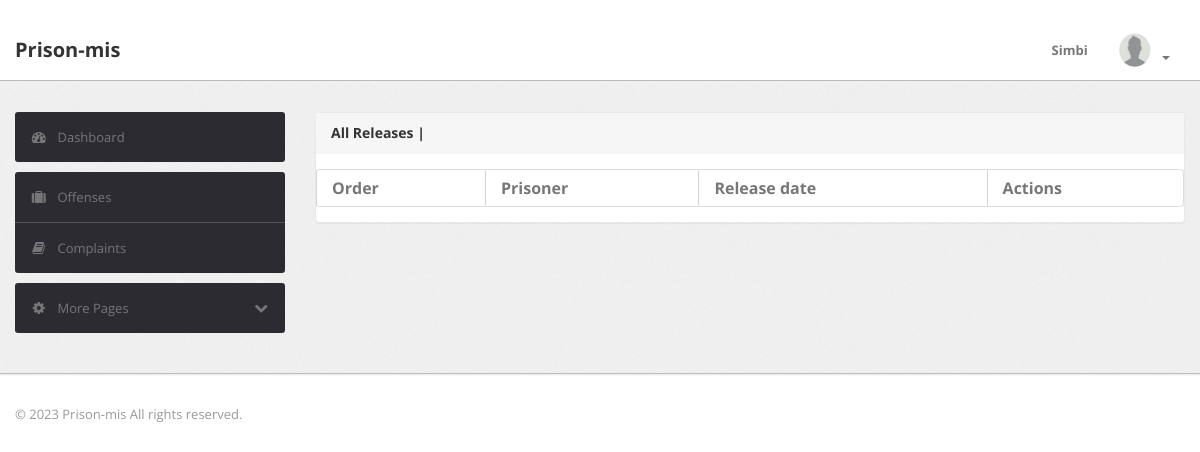
Page /prisoners/releases/ (signed in) on the earlier database version.
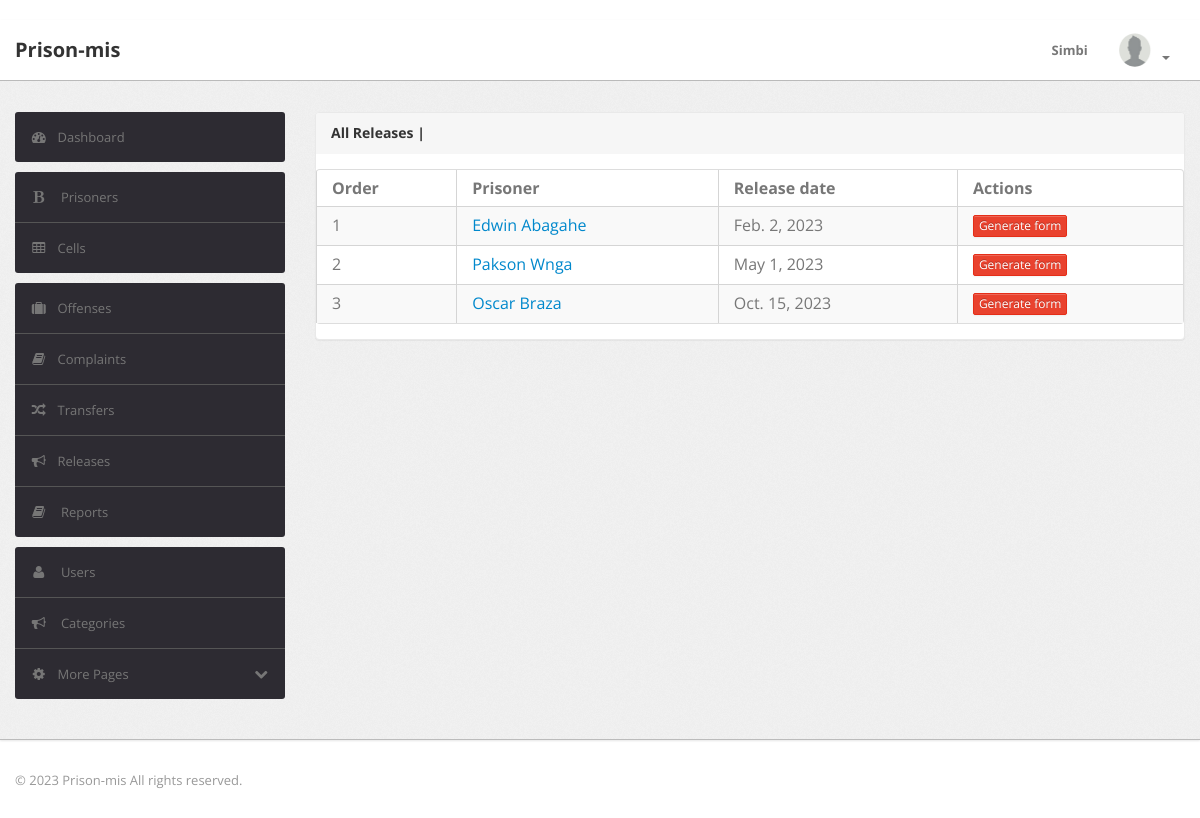
Same page on the later database version.
### prisoners_app/models.py (models this page shows)
class Prisoner(models.Model):
    firstname = models.CharField(max_length=30, default='None')
    lastname = models.CharField(max_length=30, default='None')
    email = models.EmailField(null=True,blank=True)
    identification = models.IntegerField(max_length=16)
    phone = models.IntegerField(null=True,blank=True)
    crime = models.ForeignKey(Crime, on_delete=models.SET_NULL,null=True)
    cell = models.ForeignKey(Cell, on_delete=models.SET_NULL,null=True,blank=True)
    entry_date = models.DateField()
    release_date = models.DateField(null=True, blank=True)
    marital_status = models.TextField(max_length=10, choices = MARITAL_CHOICES)
    gender = models.TextField(max_length=10, choices = GENDER_CHOICES)
    address = models.CharField(max_length=20)
    status = models.CharField(max_length=10,choices=PRISONER_STATUS_CHOICES,default="INMATE",blank=True)
    photo = models.ImageField(upload_to='photos/', default='avatar.png')
    def __str__(self):
        return str(self.firstname + ' ' + self.lastname)

### prisoners_app/views.py (the view, shortened to what this page needs)
# urls.py: path('releases/',releases_view,name='releases'),
@login_required
def releases_view(request):
    releases = Release.objects.all()
    all_prisoners = Prisoner.objects.all()
    today = datetime.date.today()
    today_yr = today.year
    print(today_yr)
    prisoners = []
    for prisoner in all_prisoners:
        if prisoner.release_date is not None:
            year = prisoner.release_date.year
            if year == today_yr:
                prisoners.append(prisoner)
    context = {'releases':releases,'prisoners':prisoners}
    return render(request,'releases.html',context)

### prisoners_app/templates/releases.html (shortened to what this page needs)
{% extends 'base1.html' %}
{% load crispy_forms_tags %}
{% load static %}
{% block content %}
<div class="module">
    <div class="module-head">
        <h3>
            <span>All Releases |{{prisoners.count}}</span>
        </h3>
    </div>
    <div class="module-body table">
        <table cellpadding="0" cellspacing="0" border="0" class="datatable-1 table table-bordered table-striped	 display" width="100%">
            <thead>
                <tr>
                    <th>Order</th>
                    <th>Prisoner</th>
                    <th>Release date</th>
                    <th>Actions</th>
                </tr>
            </thead>
            <tbody>
                {% for prisoner in prisoners %}
                <tr>
                    <td>{{forloop.counter}}</td>
                    <td><a href="{% url 'prisoner_details' prisoner.id %}">{{prisoner}}</a></td>
                    <td>{{prisoner.release_date}}</td>
                    <td class="center">
                        <a class="btn btn-xs btn-danger modal_delete" data-toggle="modal" data-target="#deletemodal" data-url="{% url 'release_form' prisoner.id %}" >Generate form</a>
                    </td>
                </tr>
                {% endfor %}
            </tbody>
        </table>
    </div>
</div>
{% endblock %}

### templates/base1.html (shortened to what the changed rows need)
{% load crispy_forms_tags %}
{% load static %}
<!DOCTYPE html>
<html lang="en">
    <head>
        <link type="text/css" href="{% static 'bootstrap/css/bootstrap.min.css' %}" rel="stylesheet">
        <link type="text/css" href="{% static 'bootstrap/css/bootstrap-responsive.min.css' %}" rel="stylesheet">
        <link type="text/css" href="{% static 'css/theme.css' %}" rel="stylesheet">
        <link type="text/css" href="{% static 'css/columns.css' %}" rel="stylesheet">
        <link type="text/css" href="{% static 'css/forms.css' %}" rel="stylesheet">
        <link type="text/css" href="{% static 'images/icons/css/font-awesome.css' %}" rel="stylesheet">
    </head>
    <body>
        <div class="wrapper">
            <div class="container">
                <div class="row">
                    <div class="span3">
                        <div class="sidebar">
                            {% if user.category.name == 'Prison_Manager' %}
                            <ul class="widget widget-menu unstyled">
                                <li><a href="{% url 'prisoners' %}"><i class="menu-icon icon-bold"></i> Prisoners </a></li>
                                <li><a href="{% url 'cells' %}"><i class="menu-icon icon-table"></i>Cells </a></li>
                            </ul>
                            {% endif %}
                            <ul class="widget widget-menu unstyled">
                                {% if user.category.name == 'Prison_Manager' %}
                                <li><a href="{% url 'transfers' %}"><i class="menu-icon icon-random"></i>Transfers </a></li>
                                <li><a href="{% url 'releases' %}"><i class="menu-icon icon-bullhorn"></i>Releases <b class="label green pull-right"></b></a></li>
                                <li><a href="{% url 'reports' %}"><i class="menu-icon icon-book"></i> Reports </a></li>
                                {% endif %}
                            </ul>
                            <ul class="widget widget-menu unstyled">
                                {% if user.category.name == 'Prison_Manager' %}
                                <li><a href="{% url 'users' %}"><i class="menu-icon icon-user"></i> Users </a></li>
                                <li><a href="{% url 'categorys' %}"><i class="menu-icon icon-bullhorn"></i> Categories </a></li>
                                {% endif %}
                            </ul>
                        </div>
                    </div>
                    <div class="span9">
                        <div class="content">
                            {% block content %}{% endblock %}
                        </div>
                    </div>
                </div>
            </div>
        </div>
    </body>
</html>

Differences in the rows shown:
changed User "Simbi": category_id 2 → 26 (drawn)
added Prisoner: firstname+lastname "Edwin Abagahe", release_date "Feb. 2, 2023"
added Prisoner: firstname+lastname "Pakson Wnga", release_date "May 1, 2023"
added Prisoner: firstname+lastname "Oscar Braza", release_date "Oct. 15, 2023"
Other differences:
text now shown: "Prisoners Cells Transfers Releases Reports Users Categories"
